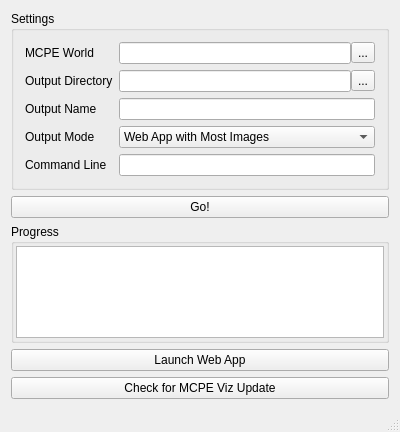
<?xml version="1.0" encoding="UTF-8"?>
<ui version="4.0">
  <class>MainWindow</class>
  <widget class="QMainWindow" name="MainWindow">
    <property name="geometry">
      <rect>
	<x>0</x>
	<y>0</y>
	<width>400</width>
	<height>432</height>
      </rect>
    </property>
    <property name="windowTitle">
      <string>MainWindow</string>
    </property>
    <widget class="QWidget" name="centralWidget">
      <layout class="QVBoxLayout" name="verticalLayout">
	<item>
	  <widget class="QGroupBox" name="gbSettings">
	    <property name="title">
	      <string>Settings</string>
	    </property>
	    <layout class="QFormLayout" name="formLayout">
	      <item row="0" column="1">
		<widget class="QWidget" name="widget2" native="true">
		  <layout class="QGridLayout" name="gridLayout_3">
		    <property name="leftMargin">
		      <number>0</number>
		    </property>
		    <property name="topMargin">
		      <number>0</number>
		    </property>
		    <property name="rightMargin">
		      <number>0</number>
		    </property>
		    <property name="bottomMargin">
		      <number>0</number>
		    </property>
		    <property name="horizontalSpacing">
		      <number>0</number>
		    </property>
		    <item row="0" column="0">
		      <widget class="QLineEdit" name="txtMCPEWorld">
			<property name="toolTip">
			  <string>&lt;html&gt;&lt;head/&gt;&lt;body&gt;&lt;p&gt;The MCPE World that you want to use&lt;/p&gt;&lt;/body&gt;&lt;/html&gt;</string>
			</property>
		      </widget>
		    </item>
		    <item row="0" column="1">
		      <widget class="QToolButton" name="btnMCPEWorld">
			<property name="text">
			  <string>...</string>
			</property>
		      </widget>
		    </item>
		  </layout>
		</widget>
	      </item>
	      <item row="1" column="0">
		<widget class="QLabel" name="label_4">
		  <property name="text">
		    <string>Output Directory</string>
		  </property>
		</widget>
	      </item>
	      <item row="1" column="1">
		<widget class="QWidget" name="widget1" native="true">
		  <layout class="QGridLayout" name="gridLayout_2">
		    <property name="leftMargin">
		      <number>0</number>
		    </property>
		    <property name="topMargin">
		      <number>0</number>
		    </property>
		    <property name="rightMargin">
		      <number>0</number>
		    </property>
		    <property name="bottomMargin">
		      <number>0</number>
		    </property>
		    <property name="spacing">
		      <number>0</number>
		    </property>
		    <item row="0" column="0">
		      <widget class="QLineEdit" name="txtOutputDirectory">
			<property name="toolTip">
			  <string>&lt;html&gt;&lt;head/&gt;&lt;body&gt;&lt;p&gt;Your output images / web app will be in this directory&lt;/p&gt;&lt;/body&gt;&lt;/html&gt;</string>
			</property>
			<property name="text">
			  <string/>
			</property>
		      </widget>
		    </item>
		    <item row="0" column="1">
		      <widget class="QToolButton" name="btnOutputDirectory">
			<property name="text">
			  <string>...</string>
			</property>
		      </widget>
		    </item>
		  </layout>
		</widget>
	      </item>
	      <item row="2" column="0">
		<widget class="QLabel" name="label_2">
		  <property name="text">
		    <string>Output Name</string>
		  </property>
		</widget>
	      </item>
	      <item row="2" column="1">
		<widget class="QLineEdit" name="txtOutputName">
		  <property name="toolTip">
		    <string>&lt;html&gt;&lt;head/&gt;&lt;body&gt;&lt;p&gt;Your output filenames will start with this (e.g. &amp;quot;out1&amp;quot;)&lt;/p&gt;&lt;/body&gt;&lt;/html&gt;</string>
		  </property>
		  <property name="text">
		    <string/>
		  </property>
		</widget>
	      </item>
	      <item row="0" column="0">
		<widget class="QLabel" name="label_3">
		  <property name="text">
		    <string>MCPE World</string>
		  </property>
		</widget>
	      </item>
	      <item row="3" column="0">
		<widget class="QLabel" name="label">
		  <property name="text">
		    <string>Output Mode</string>
		  </property>
		</widget>
	      </item>
	      <item row="3" column="1">
		<widget class="QComboBox" name="cbImages">
		  <property name="toolTip">
		    <string>&lt;html&gt;&lt;head/&gt;&lt;body&gt;&lt;p&gt;Select the type of data you want&lt;/p&gt;&lt;/body&gt;&lt;/html&gt;</string>
		  </property>
		  <item>
		    <property name="text">
		      <string comment="1">Web App with Most Images</string>
		    </property>
		  </item>
		  <item>
		    <property name="text">
		      <string comment="2">Web App with ALL Images</string>
		    </property>
		  </item>
		  <item>
		    <property name="text">
		      <string comment="3">Most Images</string>
		    </property>
		  </item>
		  <item>
		    <property name="text">
		      <string comment="4">All Images</string>
		    </property>
		  </item>
		</widget>
	      </item>
	      <item row="4" column="0">
		<widget class="QLabel" name="label_5">
		  <property name="text">
		    <string>Command Line</string>
		  </property>
		</widget>
	      </item>
	      <item row="4" column="1">
		<widget class="QLineEdit" name="txtCommandLine">
		  <property name="toolTip">
		    <string>&lt;html&gt;&lt;head/&gt;&lt;body&gt;&lt;p&gt;This will contain the command-line used to run mcpe_viz.  If you like, you can copy it and use it in a command prompt to customize the way mcpe_viz runs.&lt;/p&gt;&lt;/body&gt;&lt;/html&gt;</string>
		  </property>
		  <property name="text">
		    <string/>
		  </property>
		  <property name="readOnly">
		    <bool>true</bool>
		  </property>
		</widget>
	      </item>
	    </layout>
	  </widget>
	</item>
	<item>
	  <widget class="QPushButton" name="btnGo">
	    <property name="toolTip">
	      <string>&lt;html&gt;&lt;head/&gt;&lt;body&gt;&lt;p&gt;Run MCPE Viz!&lt;/p&gt;&lt;/body&gt;&lt;/html&gt;</string>
	    </property>
	    <property name="text">
	      <string>Go!</string>
	    </property>
	  </widget>
	</item>
	<item>
	  <widget class="QGroupBox" name="gbProgress">
	    <property name="title">
	      <string>Progress</string>
	    </property>
	    <layout class="QHBoxLayout" name="horizontalLayout">
	      <property name="leftMargin">
		<number>2</number>
	      </property>
	      <property name="topMargin">
		<number>2</number>
	      </property>
	      <property name="rightMargin">
		<number>2</number>
	      </property>
	      <property name="bottomMargin">
		<number>2</number>
	      </property>
	      <item>
		<widget class="QPlainTextEdit" name="txtProgress">
		  <property name="toolTip">
		    <string>&lt;html&gt;&lt;head/&gt;&lt;body&gt;&lt;p&gt;After you press &amp;quot;Go!&amp;quot;, you will see the progress of MCPE Viz here.&lt;/p&gt;&lt;/body&gt;&lt;/html&gt;</string>
		  </property>
		  <property name="lineWrapMode">
		    <enum>QPlainTextEdit::NoWrap</enum>
		  </property>
		  <property name="readOnly">
		    <bool>true</bool>
		  </property>
		</widget>
	      </item>
	    </layout>
	    <zorder>txtProgress</zorder>
	    <zorder>gbSettings</zorder>
	  </widget>
	</item>
	<item>
	  <widget class="QPushButton" name="btnWebApp">
	    <property name="toolTip">
	      <string>&lt;html&gt;&lt;head/&gt;&lt;body&gt;&lt;p&gt;Once MCPE Viz has run, you can press this button to launch the web app!&lt;/p&gt;&lt;/body&gt;&lt;/html&gt;</string>
	    </property>
	    <property name="text">
	      <string>Launch Web App</string>
	    </property>
	  </widget>
	</item>
	<item>
	  <widget class="QPushButton" name="btnCheckUpdate">
	    <property name="toolTip">
	      <string>&lt;html&gt;&lt;head/&gt;&lt;body&gt;&lt;p&gt;Click this to check for MCPE Viz updates on GitHub.&lt;/p&gt;&lt;/body&gt;&lt;/html&gt;</string>
	    </property>
	    <property name="text">
	      <string>Check for MCPE Viz Update</string>
	    </property>
	  </widget>
	</item>
      </layout>
    </widget>
    <widget class="QStatusBar" name="statusBar"/>
    <action name="action_About">
      <property name="text">
	<string>&amp;About</string>
      </property>
    </action>
  </widget>
  <layoutdefault spacing="6" margin="11"/>
  <tabstops>
    <tabstop>txtMCPEWorld</tabstop>
    <tabstop>btnMCPEWorld</tabstop>
    <tabstop>txtOutputDirectory</tabstop>
    <tabstop>btnOutputDirectory</tabstop>
    <tabstop>txtOutputName</tabstop>
    <tabstop>cbImages</tabstop>
    <tabstop>txtCommandLine</tabstop>
    <tabstop>btnGo</tabstop>
    <tabstop>txtProgress</tabstop>
    <tabstop>btnWebApp</tabstop>
    <tabstop>btnCheckUpdate</tabstop>
  </tabstops>
  <resources/>
  <connections/>
</ui>
